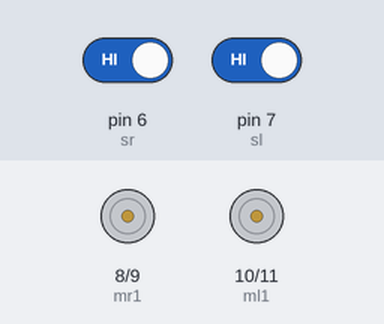
The sketch below on a simulated Arduino Uno, built with avr-gcc and run on an emulated ATmega328P. Parts: motor-driver pin pairs drawn as motors (green arrow = first pin HIGH = forward, orange = second pin HIGH = backward, longer = more drive, scaled by the enable pin). The inputs (shaded band) are chosen by the test bench; at power-on: pin 6 (sr) HIGH, pin 7 (sl) HIGH. What the sketch prints to the serial monitor is not drawn.

Above: at 4.2 s.
4.3 s: pin 6 (sr) driven LOW
At 5.0 s:
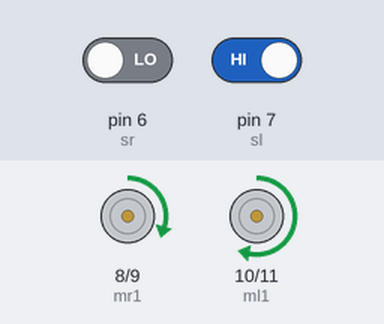
5.8 s: pin 7 (sl) driven LOW
At 6.4 s:
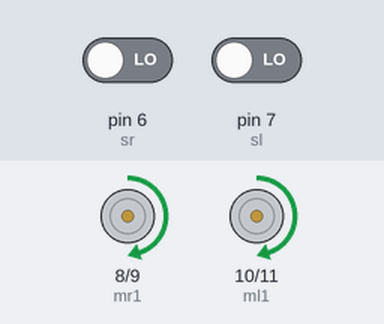
7.3 s: pin 6 (sr) driven HIGH
At 7.7 s:
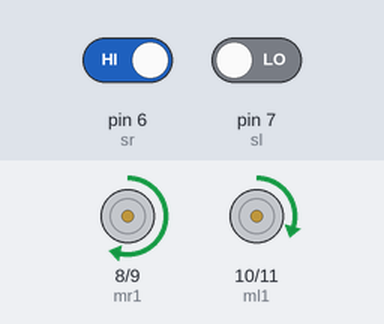
8.8 s: pin 7 (sl) driven HIGH
At 10.2 s:
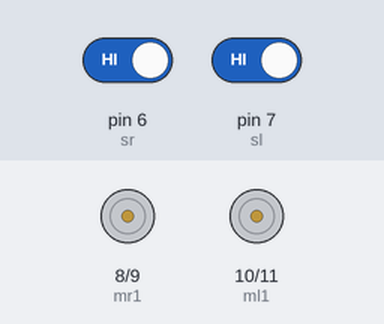
Timing chart, 0 to 11.3 s (numbered marks = the images above; inputs shaded):
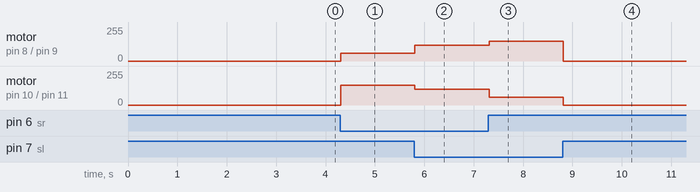

The sketch:

auto_line.ino.ino
```cpp
/*
 * Automatic Line Follower
 * Uses IR sensors to detect and follow black line
 * Clean and simple implementation
 */

// Motor pins
int mr1 = 8;   // Motor Right 1
int mr2 = 9;   // Motor Right 2
int ml1 = 10;  // Motor Left 1
int ml2 = 11;  // Motor Left 2
int enr = 3;   // Enable Right (PWM)
int enl = 5;   // Enable Left (PWM)

// Sensor pins
int sr = 6;    // Sensor Right
int sl = 7;    // Sensor Left

// Speed settings
int normalSpeed = 120;   // Speed for straight movement
int turnSpeed = 150;     // Speed for turning

void setup() {
  Serial.begin(9600);

  // Motor pins as output
  pinMode(mr1, OUTPUT);
  pinMode(mr2, OUTPUT);
  pinMode(ml1, OUTPUT);
  pinMode(ml2, OUTPUT);

  // Sensor pins as input
  pinMode(sr, INPUT);
  pinMode(sl, INPUT);

  Serial.println("Line Follower Ready!");
  Serial.println("Place on black line...");

  delay(3000); // 3 second delay before starting
}

void loop() {
  // Read sensors (LOW = BLACK, HIGH = WHITE)
  int rightSensor = digitalRead(sr);
  int leftSensor = digitalRead(sl);

  // Decision logic
  if (leftSensor == LOW && rightSensor == LOW) {
    // Both on black line - GO STRAIGHT
    forward();
    Serial.println("⬆️  Both on line - FORWARD");
  }
  else if (leftSensor == LOW && rightSensor == HIGH) {
    // Left on black, Right on white - TURN LEFT
    turnLeft();
    Serial.println("⬅️  Left on line - TURN LEFT");
  }
  else if (leftSensor == HIGH && rightSensor == LOW) {
    // Left on white, Right on black - TURN RIGHT
    turnRight();
    Serial.println("➡️  Right on line - TURN RIGHT");
  }
  else {
    // Both on white - LOST LINE, STOP
    stop();
    Serial.println("⏹️  Line lost - STOPPED");
  }

  delay(100); // Small delay for stability
}

void forward() {
  digitalWrite(mr1, HIGH);
  digitalWrite(mr2, LOW);
  digitalWrite(ml1, HIGH);
  digitalWrite(ml2, LOW);
  analogWrite(enr, normalSpeed);
  analogWrite(enl, normalSpeed);
}

void turnLeft() {
  // Slow down right motor, speed up left
  digitalWrite(mr1, HIGH);
  digitalWrite(mr2, LOW);
  digitalWrite(ml1, HIGH);
  digitalWrite(ml2, LOW);
  analogWrite(enr, turnSpeed);
  analogWrite(enl, normalSpeed / 2);
}

void turnRight() {
  // Slow down left motor, speed up right
  digitalWrite(mr1, HIGH);
  digitalWrite(mr2, LOW);
  digitalWrite(ml1, HIGH);
  digitalWrite(ml2, LOW);
  analogWrite(enr, normalSpeed / 2);
  analogWrite(enl, turnSpeed);
}

void stop() {
  analogWrite(enr, 0);
  analogWrite(enl, 0);
}
```

Measured:
- after the input at 4.3 s, motor on pin 8 (mr1) / pin 9 (mr2): stopped → forward 60/255 at once; motor on pin 10 (ml1) / pin 11 (ml2): stopped → forward 150/255 at once
- after the input at 5.8 s, motor on pin 8 (mr1) / pin 9 (mr2): forward 60/255 → forward 120/255 at once; motor on pin 10 (ml1) / pin 11 (ml2): forward 150/255 → forward 120/255 at once
- after the input at 7.3 s, motor on pin 8 (mr1) / pin 9 (mr2): forward 120/255 → forward 150/255 at once; motor on pin 10 (ml1) / pin 11 (ml2): forward 120/255 → forward 60/255 at once
- after the input at 8.8 s, motor on pin 8 (mr1) / pin 9 (mr2): forward 150/255 → stopped at once; motor on pin 10 (ml1) / pin 11 (ml2): forward 60/255 → stopped at once
